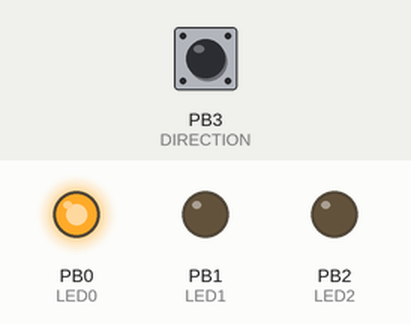
A sketch run on a simulated ATtiny85, built with avr-gcc and run on an emulated ATtiny85. Shown: output pins drawn as LEDs (lit = HIGH). The inputs (shaded band) are chosen by the test bench; at power-on: PB3 (DIRECTION) HIGH. Sleep ends after the set time or at an interrupt.

Above: at 0.2 s.
At 1.2 s:
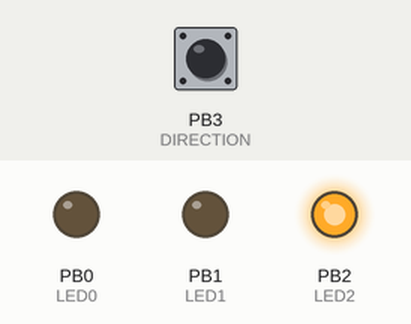
At 2.8 s:
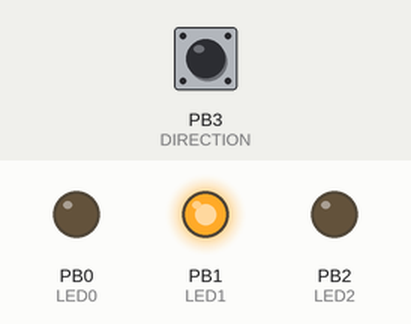
At 3.8 s:
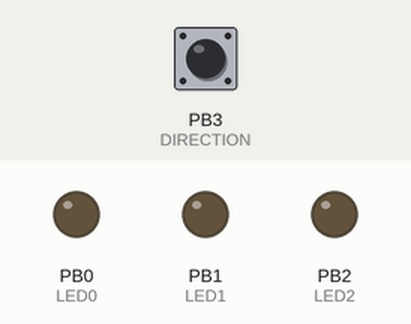
Timing chart, 0 to 4.7 s (numbered marks = the images above):
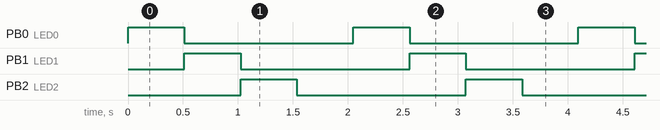

Measured:
- by itself, PB0 (LED0), PB1 (LED1), PB2 (LED2): alternates HIGH for 0.51 s and LOW for 1.5 s
- by itself, everything shown: repeats every 2.0 s, in 4 steps

The sketch:

ATtiny_chase.ino
```cpp
/*
    ATtiny85 3-LED chase sequence for bicycle indicator: 0, 1, 2, blank, repeat.
    Released to public domain by David Horton, creator of this code.
    See also: https://github.com/DavesCodeMusings/ATtiny85-LED-chase/blob/main/blink_watchdog.ino

    To use:
    1. Set direction of chase sequence with logic level on input.
    2. Apply power to boot ATtiny and begin chase sequence.
    3. Power off to cancel chase sequence.
*/

// Physical pins are for ATtiny85 8-pin DIP
#define LED0 0        // physical pin 5
#define LED1 1        // physical pin 6
#define LED2 2        // physical pin 7
#define DIRECTION 3   // physical pin 2


#include <avr/sleep.h>


ISR (WDT_vect) {       // Fires on watchdog timer interrupt.
  WDTCR |= bit(WDIE);  // Reenable watchdog interrupt each time.
}

/*
    Configure watchdog timer interrupt and put device into deep sleep.
    This saves battery power compared to using traditional delay()
*/
void wdtSleep(void) {
  const byte prescale = bit(WDP2) | bit(WDP0); // This setting equates to a half-second delay.
  cli();                                       // Block interrupts while setting things up.
  MCUSR = 0;                                   // Clear MCU status register of any previous interrupts.
  WDTCR = bit(WDCE) | bit(WDE);                // Preparation to allow disabling watchdog timer.
  WDTCR = 0;                                   // Reset watchdog to known state (disabled.)
  WDTCR = bit(WDIE) | prescale;                // Enable watchdog interrupts, but not reset, and set prescaler.
  set_sleep_mode(SLEEP_MODE_PWR_DOWN);         // Power down mode gives maximum battery saving potential.
  sleep_enable();
  sei();
  sleep_mode();                                // Go to sleep
  sleep_disable();                             // Program resumes here on wake-up (after interrupt routine fires.)
}

void setup() {
  pinMode(LED0, OUTPUT);
  pinMode(LED1, OUTPUT);
  pinMode(LED2, OUTPUT);
  pinMode(DIRECTION, INPUT_PULLUP);  // up/down control, physical pin 2, defaults to upward count
}

// Use direct port manipulation to ensure all LED changes happen at the same time.
// This allows a single current limiting resistor common to all three LEDs.
void loop() {
  if (digitalRead(DIRECTION) == HIGH) {  // counts upward 0, 1, 2, blank
    PORTB = PORTB & 0b11111000;  // Turn off LEDs 0, 1, 2
    PORTB = PORTB | bit(LED0);   // Turn on only LED 0
    wdtSleep();
    PORTB = PORTB & 0b11111000;
    PORTB = PORTB | bit(LED1);
    wdtSleep();
    PORTB = PORTB & 0b11111000;
    PORTB = PORTB | bit(LED2);
    wdtSleep();
    PORTB = PORTB & 0b11111000;  // Everything off
    wdtSleep();
  }
  else {  // counts downward 2, 1, 0, blank
    PORTB = PORTB & 0b11111000;  // Turn off LEDs 0, 1, 2
    PORTB = PORTB | bit(LED2);   // Turn on only LED 2
    wdtSleep();
    PORTB = PORTB & 0b11111000;
    PORTB = PORTB | bit(LED1);
    wdtSleep();
    PORTB = PORTB & 0b11111000;
    PORTB = PORTB | bit(LED0);
    wdtSleep();
    PORTB = PORTB & 0b11111000;  // Everything off
    wdtSleep();
  }
}
```
